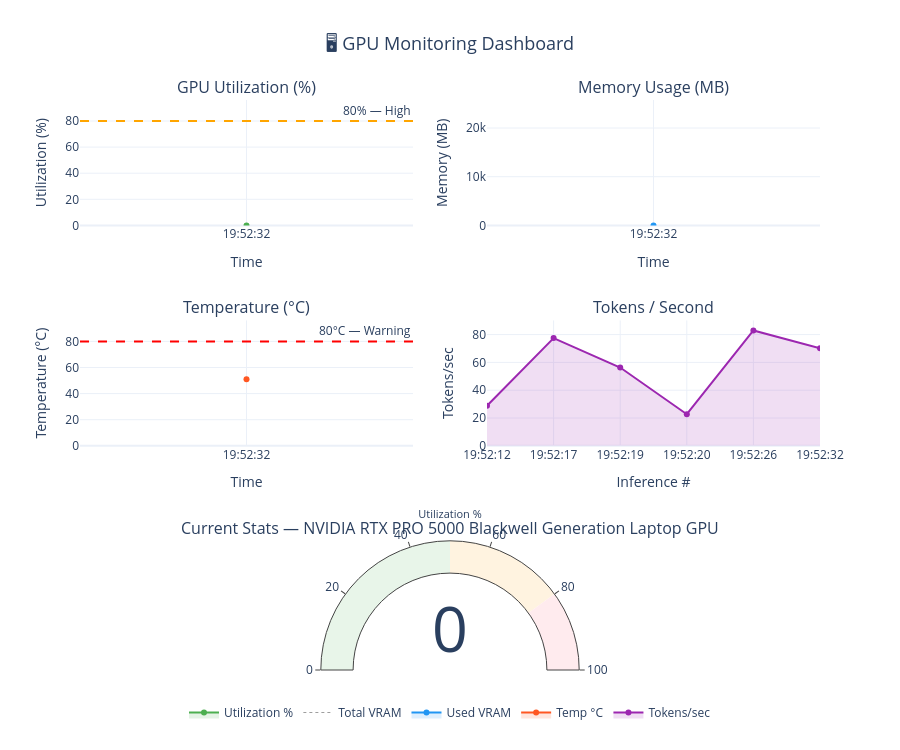

The notebook cell saved with this chart:
### Markdown cell above
## 7. GPU Monitoring

### Code cell
monitor.display_dashboard()

### Figure 1 — Plotly figure (JSON) as saved in the notebook; plotly's stock layout.template omitted (floating-point values rounded to 4 significant figures)
{"data": [{"fill": "tozeroy", "fillcolor": "rgba(76,175,80,0.15)", "line": {"color": "#4CAF50", "width": 2}, "mode": "lines+markers", "name": "Utilization %", "type": "scatter", "x": ["19:52:32"], "xaxis": "x", "y": [0], "yaxis": "y"}, {"line": {"color": "#9E9E9E", "dash": "dot", "width": 1}, "mode": "lines", "name": "Total VRAM", "type": "scatter", "x": ["19:52:32"], "xaxis": "x2", "y": [24460.0], "yaxis": "y2"}, {"fill": "tozeroy", "fillcolor": "rgba(33,150,243,0.15)", "line": {"color": "#2196F3", "width": 2}, "mode": "lines+markers", "name": "Used VRAM", "type": "scatter", "x": ["19:52:32"], "xaxis": "x2", "y": [0], "yaxis": "y2"}, {"fill": "tozeroy", "fillcolor": "rgba(255,87,34,0.15)", "line": {"color": "#FF5722", "width": 2}, "mode": "lines+markers", "name": "Temp °C", "type": "scatter", "x": ["19:52:32"], "xaxis": "x3", "y": [51], "yaxis": "y3"}, {"fill": "tozeroy", "fillcolor": "rgba(156,39,176,0.15)", "line": {"color": "#9C27B0", "width": 2}, "mode": "lines+markers", "name": "Tokens/sec", "type": "scatter", "x": ["19:52:12", "19:52:17", "19:52:19", "19:52:20", "19:52:26", "19:52:32"], "xaxis": "x4", "y": [28.8, 77.5, 56.3, 22.7, 83, 70.1], "yaxis": "y4"}, {"domain": {"column": 0, "row": 0, "x": [0, 1], "y": [0, 0.2267]}, "gauge": {"axis": {"range": [0, 100]}, "bar": {"color": "#4CAF50"}, "steps": [{"color": "#e8f5e9", "range": [0, 50]}, {"color": "#fff3e0", "range": [50, 80]}, {"color": "#ffebee", "range": [80, 100]}]}, "mode": "gauge+number", "title": {"font": {"size": 11}, "text": "Utilization %"}, "type": "indicator", "value": 0}], "layout": {"annotations": [{"font": {"size": 16}, "showarrow": false, "text": "GPU Utilization (%)", "x": 0.225, "xanchor": "center", "xref": "paper", "y": 1, "yanchor": "bottom", "yref": "paper"}, {"font": {"size": 16}, "showarrow": false, "text": "Memory Usage (MB)", "x": 0.775, "xanchor": "center", "xref": "paper", "y": 1, "yanchor": "bottom", "yref": "paper"}, {"font": {"size": 16}, "showarrow": false, "text": "Temperature (°C)", "x": 0.225, "xanchor": "center", "xref": "paper", "y": 0.6133, "yanchor": "bottom", "yref": "paper"}, {"font": {"size": 16}, "showarrow": false, "text": "Tokens / Second", "x": 0.775, "xanchor": "center", "xref": "paper", "y": 0.6133, "yanchor": "bottom", "yref": "paper"}, {"font": {"size": 16}, "showarrow": false, "text": "Current Stats — NVIDIA RTX PRO 5000 Blackwell Generation Laptop GPU", "x": 0.5, "xanchor": "center", "xref": "paper", "y": 0.2267, "yanchor": "bottom", "yref": "paper"}, {"showarrow": false, "text": "80% — High", "x": 1, "xanchor": "right", "xref": "x domain", "y": 80, "yanchor": "bottom", "yref": "y"}, {"showarrow": false, "text": "80°C — Warning", "x": 1, "xanchor": "right", "xref": "x3 domain", "y": 80, "yanchor": "bottom", "yref": "y3"}], "height": 750, "legend": {"orientation": "h", "x": 0.5, "xanchor": "center", "y": -0.1, "yanchor": "bottom"}, "shapes": [{"line": {"color": "orange", "dash": "dash"}, "type": "line", "x0": 0, "x1": 1, "xref": "x domain", "y0": 80, "y1": 80, "yref": "y"}, {"line": {"color": "red", "dash": "dash"}, "type": "line", "x0": 0, "x1": 1, "xref": "x3 domain", "y0": 80, "y1": 80, "yref": "y3"}], "showlegend": true, "title": {"font": {"size": 18}, "text": "🖥️ GPU Monitoring Dashboard", "x": 0.5}, "xaxis": {"anchor": "y", "domain": [0, 0.45], "title": {"text": "Time"}}, "xaxis2": {"anchor": "y2", "domain": [0.55, 1], "title": {"text": "Time"}}, "xaxis3": {"anchor": "y3", "domain": [0, 0.45], "title": {"text": "Time"}}, "xaxis4": {"anchor": "y4", "domain": [0.55, 1], "title": {"text": "Inference #"}}, "yaxis": {"anchor": "x", "domain": [0.78, 1], "title": {"text": "Utilization (%)"}}, "yaxis2": {"anchor": "x2", "domain": [0.78, 1], "title": {"text": "Memory (MB)"}}, "yaxis3": {"anchor": "x3", "domain": [0.3933, 0.6133], "title": {"text": "Temperature (°C)"}}, "yaxis4": {"anchor": "x4", "domain": [0.3933, 0.6133], "title": {"text": "Tokens/sec"}}}}
